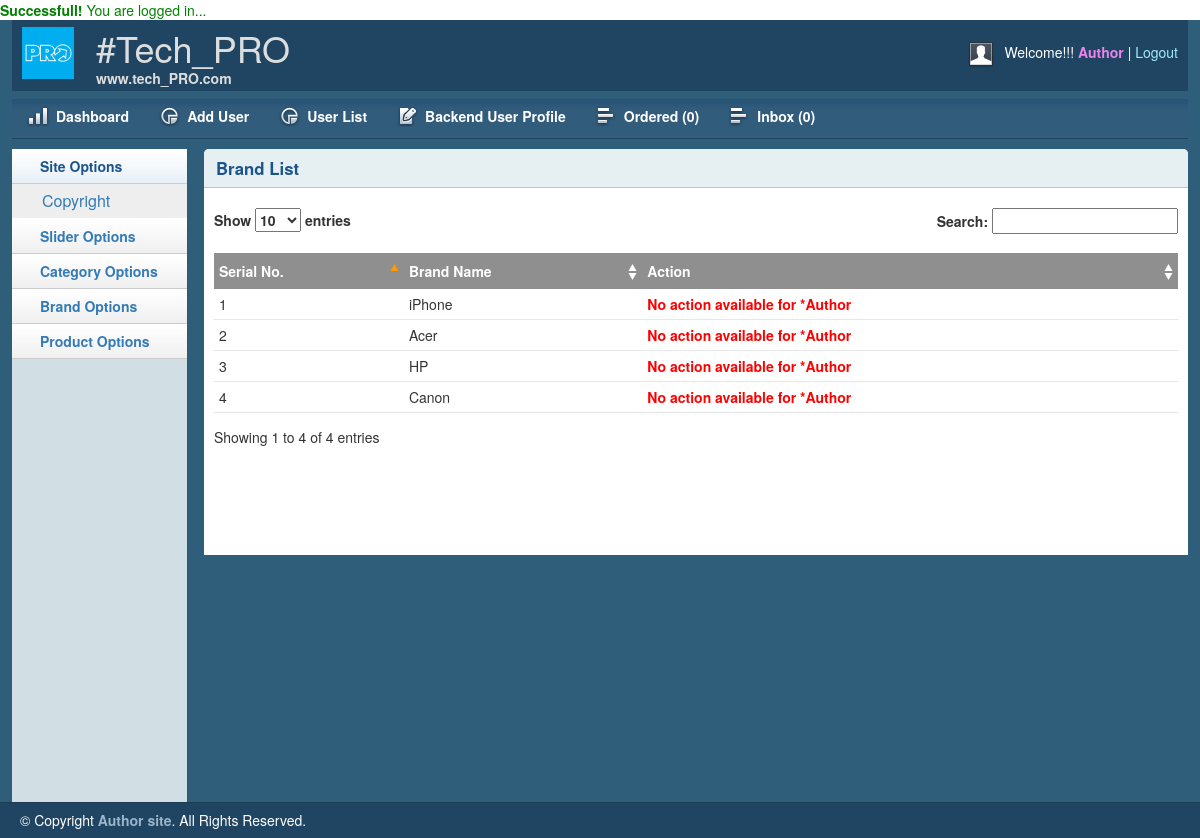
Page /admin/brandlist.php (signed in) on the committed database.
### tables this page shows
CREATE TABLE `brand` (
  `id` int(11) NOT NULL,
  `brandName` varchar(255) NOT NULL
);

### helper/format.php (called while the page is built, shortened)
<?php
  $filepath= realpath(dirname(__FILE__));
  include_once $filepath.'/../database/db.php';
  class Format
  {
    public function showBrand(){
      $sql="select * from brand";
      $result= databaseClass::ourPrepareMethod($sql);
      $result->execute();
      return $result->fetchAll();
    }
  }
?>

### database/db.php (called while the page is built, shortened)
<?php
	class databaseClass
	{
		private static $pdo;
		public static function dbConnection()
		{
			if(!isset(self::$pdo))
			{
				try{
					self::$pdo= new PDO('mysql: host='.db_host.'; dbname='.db_name, db_user, db_pass);
				}
				catch(PDOException $e){
					echo $e->getMessage();
				}
			}
			return self::$pdo;
		}
		public static function ourPrepareMethod($sql)
		{
			return self::dbConnection()->prepare($sql);
		}
	}
?>

### library/session.php (called while the page is built, shortened)
<?php
  class Session
  {
    public static function get($key)
    {
      if(isset($_SESSION[$key]))
      {
          return $_SESSION[$key];
      }
      else
      {
        return false;
      }
    }
  }
?>

### admin/brandlist.php (the view, shortened to what this page needs)
<?php
    include 'include/header.php';
    include 'include/sidebar.php';
?>
        <div class="grid_10">
            <div class="box round first grid">
                <h2>Brand List</h2>
                <div class="block">
					<?php
						$format= new Format();
					?>
                    <table class="data display datatable" id="example">
					<thead>
						<tr>
							<th>Serial No.</th>
							<th>Brand Name</th>
							<th>Action</th>
						</tr>
					</thead>
					<tbody>
						<?php
							$brand= $format->showBrand();
							if($brand){
								$i=0;
								foreach ($brand as $key => $value) {
									$i++;
						?>
						<tr class="odd gradeX">
							<td><?php echo $i; ?></td>
							<td><?php echo $value['brandName']; ?></td>
							<td>
								<?php
									if(Session::get('role') == '0' || Session::get('role') == '2')
									{
								?>
									<a href="editbrand.php?brand_id=<?php echo $value['id']; ?>">Edit</a> || <a onclick="return confirm('Are u sure to delete?');" href="brandlist.php?brand_id=<?php echo $value['id']; ?>">Delete
									</a>
								<?php }else { ?>
	                            <div style="color:red; font-weight: bold;">
	                                <?php echo "No action available for *Author";} ?>
	                            </div>
							</td>
						</tr>
						<?php }} ?>
					</tbody>
				</table>
               </div>
            </div>
        </div>
<?php include 'include/footer.php'; ?>

### admin/css/text.css (style rules this page uses)
body { font: 13px/1.5 Tahoma, Helvetica, Arial, 'Liberation Sans', FreeSans, sans-serif; }
h2 { font-size: 23px; }
p, dl, hr, h1, h2, h3, h4, h5, h6, ol, ul, pre, table, address, fieldset { margin-bottom: 20px; }

### admin/css/grid.css (style rules this page uses)
.grid_1, .grid_2, .grid_3, .grid_4, .grid_5, .grid_6, .grid_7, .grid_8, .grid_9, .grid_10, .grid_11, .grid_12, .grid_13, .grid_14, .grid_15, .grid_16 { display: inline; float: left; margin-left: 1%; margin-right: 1%; }
.container_12 .grid_10 { width: 81.333%; }

### admin/css/layout.css (style rules this page uses)
body { background: #fff none repeat scroll 0 0; color: #444; font-size: 14px; padding: 0; }
h1, h2, h3, h4, h5, h6 { line-height:1.2em; margin-bottom:.3em; }
h2 { margin-top:1em; }
.box { background:#fff; margin-bottom:20px; padding:10px 10px 10px 10px; margin-left:-8px; }
.box.grid { padding-bottom:40px; }
.box.round { -moz-border-radius: 5px 5px 0px 0px; -webkit-border-radius: 5px 5px 0px 0px; border-radius: 5px 5px 0px 0px; }
.box h2 { font-size:1.2em; font-weight:bold; color:#1B548D; background:#E6F0F3; margin:-10px -10px 0 -10px; padding:10px 12px; border-bottom:1px solid #B3CBD6; -moz-border-radius: 5px 5px 0px 0px; -webkit-border-radius: 5px 5px 0px 0px; border-radius: 5px 5px 0px 0px; }
.box.first { min-height: 406px; }
.block { padding-top:20px; }
.block { padding-bottom:1px; }
table.display { margin: 0 auto; clear: both; width: 100%; }
.sorting_asc { background: #8f8f8f url(../img/table/sort_asc.png) no-repeat center right; padding:8px 5px; text-align:left; color:#fff; }
.sorting { background:#8f8f8f url(../img/table/sort_both.png) no-repeat center right; padding:8px 5px; text-align:left; color:#fff; }
tr.odd { height: 30px; line-height: 30px; border-bottom:1px solid #e6e6e6; }
tr.even { height: 30px; line-height: 30px; border-bottom:1px solid #e6e6e6; }
tr.odd td, tr.even td { padding-left:5px; }

### rows in the picture
brand: brandName "iPhone"
brand: brandName "Acer"
brand: brandName "HP"
brand: brandName "Canon"

### other values in the picture
$loginmsg "Successfull! You are logged in..."
$name "Author"
